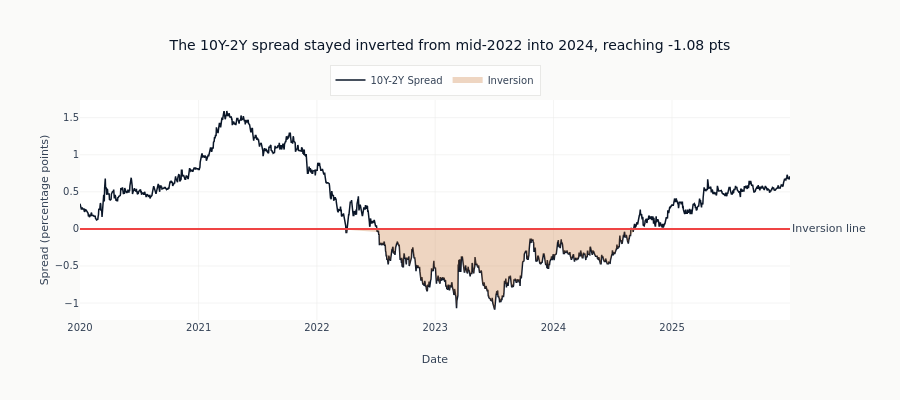

Notebook code for this chart:
### Code cell
# Whole figure in one cell so only the finished chart renders (the hline call returns
# the figure and would otherwise auto-display a title-less intermediate); the right
# margin keeps the inversion-line label on-plot.
fig = go.Figure()
fig.add_trace(
    go.Scatter(
        x=slope_pd[date_col],
        y=slope_pd["t10y2y"],
        mode="lines",
        name="10Y-2Y Spread",
        line=dict(color=COLORS["blue"], width=1.5),
    )
)
# Shade inversion periods (spread < 0)
inverted = slope_pd[slope_pd["t10y2y"] < 0]
if len(inverted) > 0:
    fig.add_trace(
        go.Scatter(
            x=inverted[date_col],
            y=inverted["t10y2y"],
            mode="none",
            fill="tozeroy",
            fillcolor="rgba(200, 117, 51, 0.3)",  # translucent COLORS["copper"]
            name="Inversion",
            showlegend=True,
        )
    )
fig.add_hline(
    y=0,
    line_dash="solid",
    line_color=COLORS["negative"],
    line_width=2,
    annotation_text="Inversion line",
    annotation_position="right",
)
fig.update_layout(
    title="The 10Y-2Y spread stayed inverted from mid-2022 into 2024, reaching -1.08 pts",
    xaxis_title="Date",
    yaxis_title="Spread (percentage points)",
    height=400,
    margin=dict(r=110),
    legend=dict(orientation="h", yanchor="bottom", y=1.02, xanchor="center", x=0.5),
)
fig.show()

print("Inversion statistics (since 2020):")
print(f"  Days inverted: {len(inverted)} ({100 * len(inverted) / len(slope_pd):.1f}%)")
print(f"  Deepest inversion: {slope_pd['t10y2y'].min():.2f}%")
print(f"  Most recent value: {slope_pd['t10y2y'].iloc[-1]:.2f}%")

### Figure 1 — Plotly figure (JSON) as saved in the notebook; plotly's stock layout.template omitted (floating-point values rounded to 4 significant figures; data arrays with more than 128 entries replaced by an {"elided": "..."} marker saying what was removed)
{"data": [{"line": {"color": "#0a1628", "width": 1.5}, "mode": "lines", "name": "10Y-2Y Spread", "type": "scatter", "x": {"elided": "2192 str values"}, "y": {"elided": "2192 float values"}}, {"fill": "tozeroy", "fillcolor": "rgba(200, 117, 51, 0.3)", "mode": "none", "name": "Inversion", "showlegend": true, "type": "scatter", "x": {"elided": "789 str values"}, "y": {"elided": "789 float values"}}], "layout": {"annotations": [{"showarrow": false, "text": "Inversion line", "x": 1, "xanchor": "left", "xref": "x domain", "y": 0, "yanchor": "middle", "yref": "y"}], "height": 400, "legend": {"orientation": "h", "x": 0.5, "xanchor": "center", "y": 1.02, "yanchor": "bottom"}, "margin": {"r": 110}, "shapes": [{"line": {"color": "#ef4444", "dash": "solid", "width": 2}, "type": "line", "x0": 0, "x1": 1, "xref": "x domain", "y0": 0, "y1": 0, "yref": "y"}], "title": {"text": "The 10Y-2Y spread stayed inverted from mid-2022 into 2024, reaching -1.08 pts"}, "xaxis": {"title": {"text": "Date"}}, "yaxis": {"title": {"text": "Spread (percentage points)"}}}}
